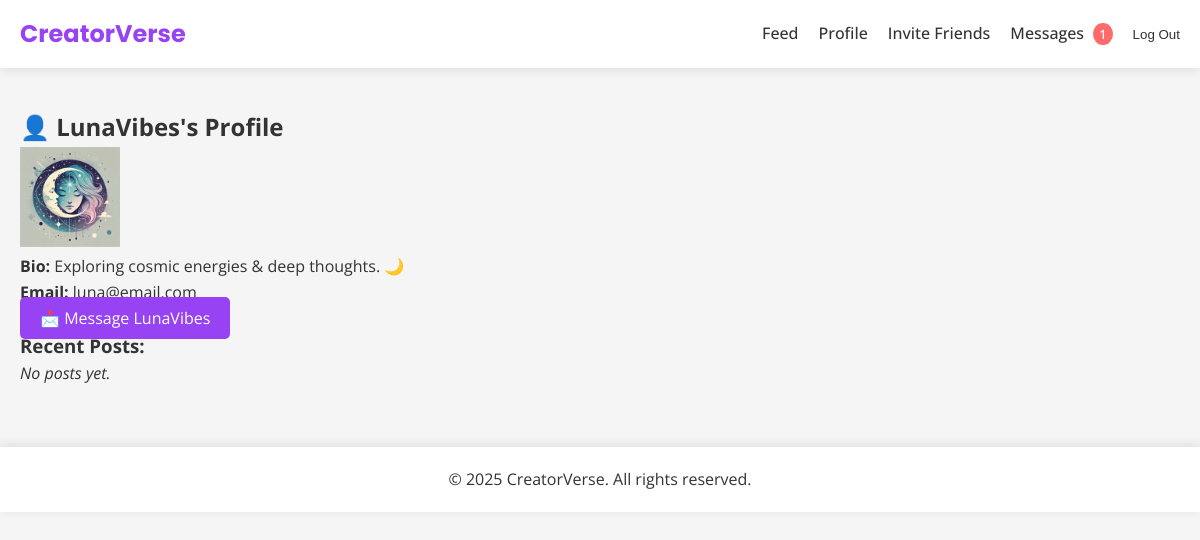
Screenshot of /users/user/LunaVibes/ (signed in) with the database file from the repository.
### users/models.py (models this page shows, shortened)
class CustomUser(AbstractUser):
    bio = models.TextField(blank=True, null=True, help_text="Tell others about yourself")
    profile_image = models.ImageField(
        upload_to="profile_pics/",
        blank=True,
        null=True,
        help_text="Upload a profile picture"
    )
    used_invite = models.BooleanField(
        default=False,
        help_text="Has this user used an invite code?"
    )
    following = models.ManyToManyField(
        'self',
        symmetrical=False,
        related_name='followers',
        blank=True,
        help_text="Users this user is following"
    )
    def get_profile_image(self):
        if self.profile_image and hasattr(self.profile_image, "url"):
            return self.profile_image.url
        return static("profile_pics/default_profile.webp")
    class Meta:
        verbose_name = "User"
        verbose_name_plural = "Users"

### users/views.py (the view)
# urls.py: path('user/<str:username>/', views.user_profile, name='user_profile'),
@login_required
def user_profile(request, username):
    profile_user = get_object_or_404(CustomUser, username=username)
    user_posts = Post.objects.filter(user=profile_user).order_by('-created_at')
    return render(request, 'users/user_profile.html', {
        'profile_user': profile_user,
        'user_posts': user_posts,
    })

### users/context_processors.py (called while the page is built)
def site_settings(request):
    from django.conf import settings
    return {
        'SITE_NAME': 'CreatorVerse',
        'SITE_URL': settings.SITE_URL,
    }

def unread_messages(request):
    if request.user.is_authenticated:
        from users.models import Message
        return {
            'unread_count': Message.objects.filter(
                receiver=request.user,
                is_read=False
            ).count()
        }
    return {}

### users/templates/users/user_profile.html
{% extends "base.html" %}
{% block content %}
<h2>👤 {{ profile_user.username }}'s Profile</h2>
{% if profile_user.profile_image %}
    <img src="{{ profile_user.get_profile_image }}" alt="Profile Image" width="100">
{% else %}
    <p><em>No profile image</em></p>
{% endif %}
<p><strong>Bio:</strong> {{ profile_user.bio|default:"No bio available." }}</p>
<p><strong>Email:</strong> {{ profile_user.email }}</p>
{% if user != profile_user %}
    <p><a href="{% url 'send_message' user_id=profile_user.id %}" class="btn btn-primary">📩 Message {{ profile_user.username }}</a></p>
{% endif %}
<h3>Recent Posts:</h3>
<ul>
    {% for post in posts %}
        <li>
            <p>{{ post.content }}</p>
            <small>📅 {{ post.created_at|date:"F j, Y" }}</small>
        </li>
    {% empty %}
        <p><em>No posts yet.</em></p>
    {% endfor %}
</ul>
{% endblock %}

### static/css/styles.css (style rules this page uses)
* { margin: 0; padding: 0; box-sizing: border-box; }
body { font-family: "Open Sans", sans-serif; color: #333333; line-height: 1.6; background: #F5F5F5; }
.btn { padding: 10px 20px; font-size: 1rem; text-decoration: none; border-radius: 5px; transition: background 0.3s ease; }
.btn-primary { background: #9743F4; color: #FFFFFF; }

### rows the page displays
CustomUser: username "LunaVibes", get_profile_image (picture), bio "Exploring cosmic energies & deep thoughts. 🌙", email "luna@email.com"

### other values shown
{{ unread_count }} "1"
